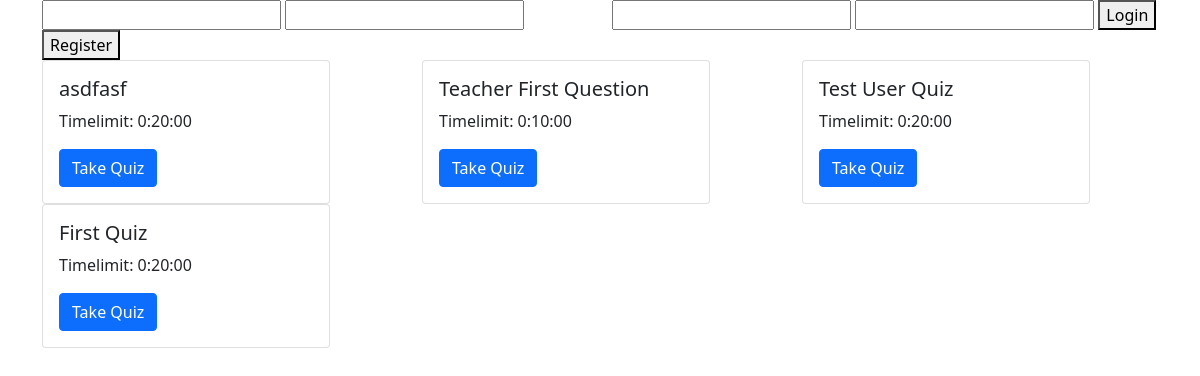
The app's page /, older data.
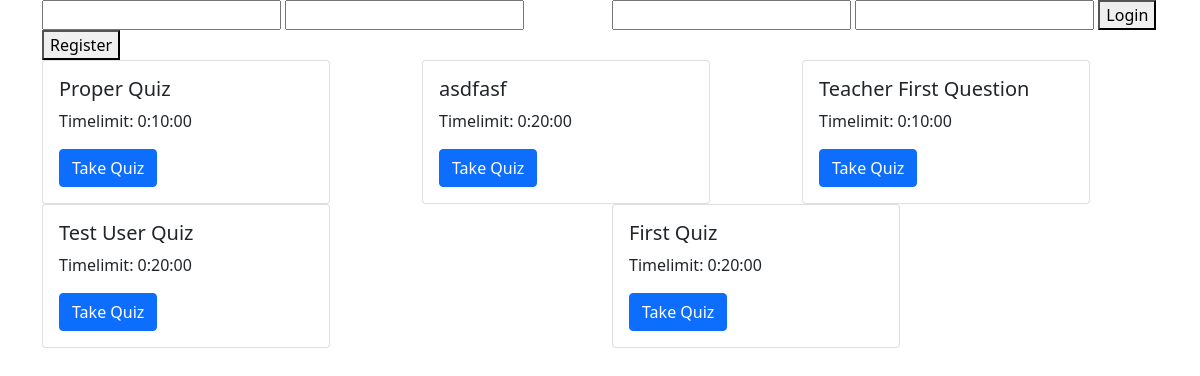
The same page, newer data.
### quiz/models.py (models this page shows, shortened)
class Quiz(models.Model):
    STATUS_TYPE    = (
        (1, 'Draft'),
        (2, 'Private'),
        (3, 'Public'),
    )
    author = models.ForeignKey(User,related_name='quiz',on_delete=models.CASCADE)
    status = models.IntegerField(choices=STATUS_TYPE)
    title = models.CharField(max_length=255,default='')
    timelimit = models.DurationField(default=timedelta(minutes=20))
    total_questions_num = models.IntegerField(default=10)
    available_attempts = models.IntegerField(default=3)
    schedule_date = models.DateTimeField(default=timezone.now)
    created = models.DateTimeField(auto_now_add=True)
    updated = models.DateTimeField(auto_now=True)
    class Meta:
        ordering = ['-created']
        verbose_name_plural = 'Quizzes'
    def get_absolute_url(self):
        return reverse('quiz_detail',args=[self.id])

### quiz/views.py (the view)
# urls.py: path('', IndexView.as_view() ,name='index'),
class IndexView(View):
    def get(self,request):
        quizzes = Quiz.objects.filter(status=3)
        urls = []
        for quiz in quizzes:
            urls.append(quiz.get_absolute_url())
        context = {
            'hello':'world',
            'quiz_data' : zip(quizzes,urls)
        }
        return render(request,'quiz/index.html',context=context)

### quiz/templates/quiz/index.html (shortened to what this page needs)
{% extends "quiz/base.html" %}
{% block content %}
<div class="container">
    <div class="row">
        <div class="col">
            <form action="{% url 'user-register' %}" method="post">
                <input type="text" name="username" id="username">
                <input type="password" name="password" id="password">
                <button type="submit">Register</button>
            </form>
        </div>
        <div class="col login_div">
            <input type="text" name="username" id="login_username">
            <input type="password" name="password" id="login_password">
            <button type="button" id='login_btn'>Login</button>
        </div>
    </div>
    <div class="row">
        {% for quiz,url in quiz_data %}
        <div class="col">
            <div class="card" style="width: 18rem;">
                <div class="card-body">
                    <h5 class="card-title">{{ quiz.title}}</h5>
                    <p class="card-text">Timelimit: {{quiz.timelimit}}</p>
                    <a href="{{url}}" onclick="linkClicked(event)" class="btn btn-primary">Take Quiz</a>
                </div>
            </div>
        </div>
        {% empty %}
        <li>No quizzes yet.</li>
        {% endfor %}
    </div>
    <br>
</div>
{% endblock content %}

### quiz/templates/quiz/base.html (shortened to what this page needs)
{% load static %}
<!DOCTYPE html>
<html>
    <head>
        <link href="https://cdn.jsdelivr.net/npm/bootstrap@5.0.0-beta2/dist/css/bootstrap.min.css" rel="stylesheet">
    </head>
    <body>
            {% block content %}
            {% endblock content %}
    </body>
</html>

Row changes from the older to the newer data that the page shows:
added Quiz: title "Proper Quiz", timelimit "0:10:00"
